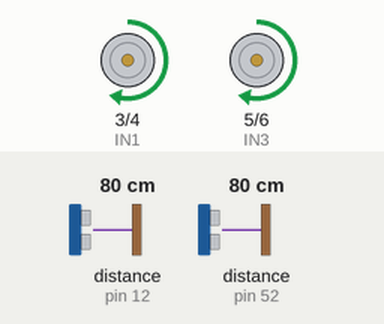
A sketch run on a simulated Arduino Mega 2560, built with avr-gcc and run on an emulated ATmega2560. Shown: motor-driver pin pairs drawn as motors (green arrow = first pin HIGH = forward, orange = second pin HIGH = backward, longer = more drive, scaled by the enable pin). Wiring (inferred from the names in the program): 2 × ultrasonic range finder: trigger pin 13, echo pin 12 / trigger pin 50, echo pin 52. The inputs (shaded band) are chosen by the test bench; at power-on: distance to the obstacle (sensors on pin 12, pin 52) 80 cm. The echo pulse lasts 58.3 µs per cm.

Above: at 1.2 s.
1.3 s: distance to the obstacle (sensor on pin 12) set to 2 cm
At 1.6 s:
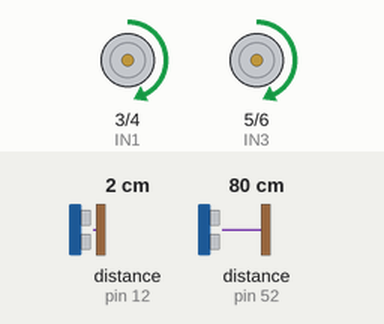
2.8 s: distance to the obstacle (sensor on pin 52) set to 9 cm
At 3.9 s:
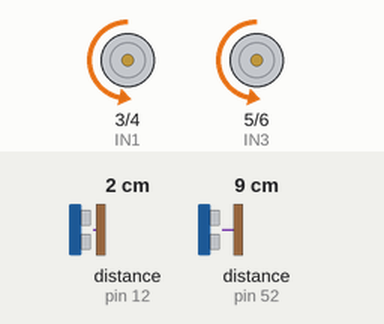
4.3 s: distance to the obstacle (sensor on pin 12) set to 250 cm
At 5.7 s:
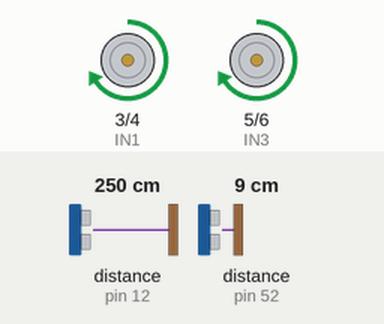
Timing chart, 0 to 7.3 s (numbered marks = the images above; inputs shaded):
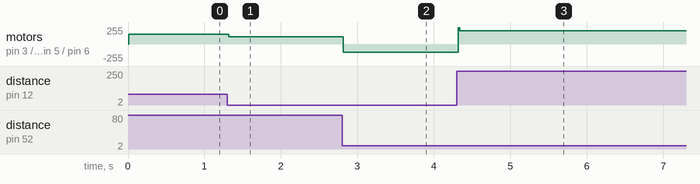

Measured:
- after the input at 1.3 s, motor on pin 3 (IN1) / pin 4 (IN2), motor on pin 5 (IN3) / pin 6 (IN4): forward 149/255 → forward 110/255 at once
- after the input at 2.8 s, motor on pin 3 (IN1) / pin 4 (IN2), motor on pin 5 (IN3) / pin 6 (IN4): forward 110/255 → backward 126/255 at once
- after the input at 4.3 s, motor on pin 3 (IN1) / pin 4 (IN2), motor on pin 5 (IN3) / pin 6 (IN4): backward 126/255 → forward 198/255 at once

The sketch:

MODO1.ino
```cpp
#define baudrate 38400

#define power 100

//Ultrasonido derecha
const int Echo1 = 12;
const int Trigger1 = 13;

//Ultrasonido izquierda
const int Echo2 = 52;   //2 es el sensor de la izquierda
const int Trigger2 = 50;

// Motor 1 Derecha
int ENA=2;
int IN1=3;
int IN2=4;

// Motor 2 izquierda
int ENB=7;
int IN3=5;
int IN4=6;

int state;

//Control proporcional
int Kp;
int Kd;
int err;
int errPrev;
int ref;
int U;

//Tiempo
int tiempo;
int tiempoPrev;
int elapsedTime;

void setup() {
  // put your setup code here, to run once:
  //Ultrasonido
  pinMode(Trigger1,OUTPUT);
  pinMode(Echo1,INPUT);
  pinMode(Trigger2,OUTPUT);
  pinMode(Echo2,INPUT);
//Motores
  pinMode(ENA,OUTPUT);
  pinMode(IN1,OUTPUT);
  pinMode(IN2,OUTPUT);
  pinMode(ENB,OUTPUT);
  pinMode(IN3,OUTPUT);
  pinMode(IN4,OUTPUT);
  Serial3.begin(baudrate);

  state = 0;

//Inicializar constantes de control
  Kp = 1;
  Kd = 2;
  err = 0;
  ref = 30;
  U = 0;
}

void loop() {

 // Medimos el tiempo transcurrido
 tiempoPrev = tiempo;
 tiempo = millis();
 elapsedTime = (tiempo - tiempoPrev);

 //Lectura de ultrasonidos;
 int cm1 = ping(Trigger1,Echo1);
 int cm2 = ping(Trigger2,Echo2);

 errPrev = err;
 err = (cm1+cm2)/2 - ref;

 U = abs(Kp * err + Kd*(err-errPrev)/elapsedTime);
 U+=power;
 if(err<-1)
 {
  atras();
 }else if(err>1){
  adelante();
 }else{
  para();
 }
 char str[20];
 sprintf(str,"%d;%d;%d;%d;%d;0;0\n",elapsedTime,cm1,cm2,ref,(int)U);
 Serial3.write(str);
}

 int ping(int Trigger1, int Echo1) {
  long duration, distanceCm;
  digitalWrite(Trigger1, LOW); //para generar un pulso limpio se pone a LOW 4us
  delayMicroseconds(4);
  digitalWrite(Trigger1, HIGH); //se genera el disparo de 10 us
  delayMicroseconds(10);
  digitalWrite(Trigger1, LOW);
  duration= pulseIn(Echo1, HIGH);
  distanceCm= duration *10/292/2;
  return distanceCm;
 }

 void adelante ()
{
  //direccion motor 1
  digitalWrite(IN1,HIGH);
  digitalWrite(IN2,LOW);
  analogWrite(ENA, U);
  //direccion motor 2
  digitalWrite(IN3,HIGH);
  digitalWrite(IN4,LOW);
  analogWrite(ENB,U);
}

void atras ()
{
  //direccion motor 1
  digitalWrite(IN1,LOW);
  digitalWrite(IN2,HIGH);
  analogWrite(ENA, U);
  //direccion motor 2
  digitalWrite(IN3,LOW);
  digitalWrite(IN4,HIGH);
  analogWrite(ENB,U);
}

void derecha ()
{
  //direccion motor 1
  digitalWrite(IN1,HIGH);
  digitalWrite(IN2,LOW);
  analogWrite(ENA, power);
  //direccion motor 2
  digitalWrite(IN3,LOW);
  digitalWrite(IN4,HIGH);
  analogWrite(ENB,power);
}

void izquierda ()
{
  //direccion motor 1
  digitalWrite(IN1,LOW);
  digitalWrite(IN2,HIGH);
  analogWrite(ENA, power);
  //direccion motor 2
  digitalWrite(IN3,HIGH);
  digitalWrite(IN4,LOW);
  analogWrite(ENB,power);
}

void para ()
{
  //direccion motor 1
  digitalWrite(IN1,LOW);
  digitalWrite(IN2,LOW);
  analogWrite(ENA, 0);
  //direccion motor 2
  digitalWrite(IN3,LOW);
  digitalWrite(IN4,LOW);
  analogWrite(ENB,0);
}
```
